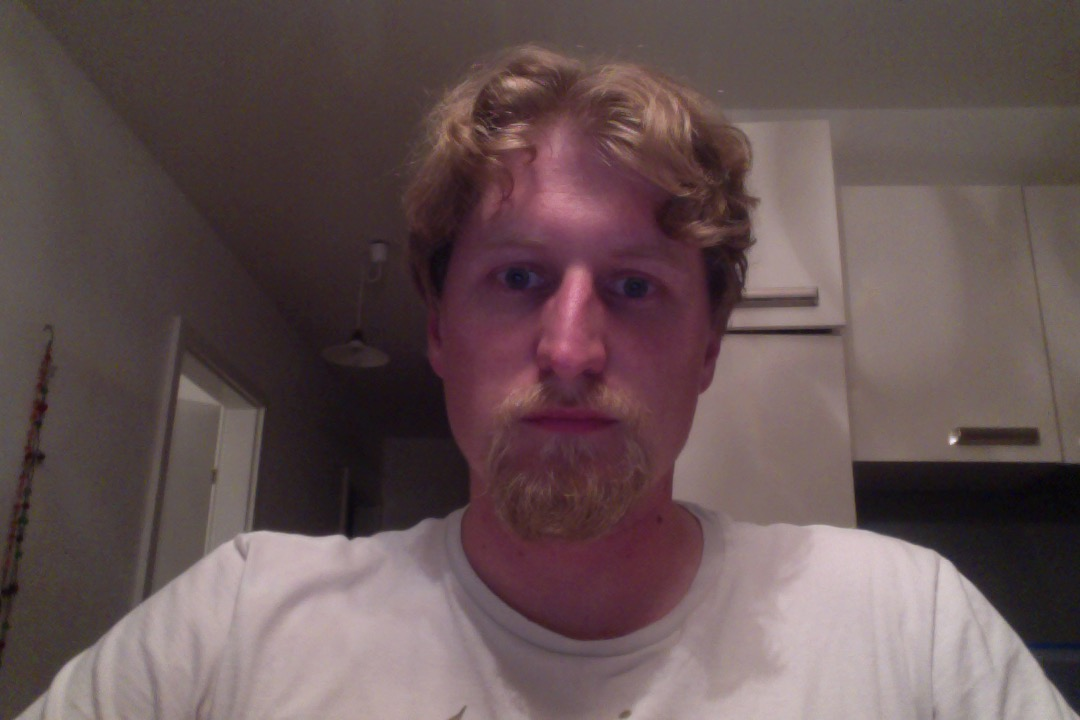
#> input picture tests/alberto.jpg, 1080 x 720 px, given in place of the camera
$ python stereo-test3.py
#> lines starting #> are read from the running program, lines starting #| are printed output that depends on the picture
import numpy as np
from sklearn.preprocessing import normalize
import cv2

capL = cv2.VideoCapture(1)
capR = cv2.VideoCapture(2)
ret, f = capL.read()
#> f is the input picture: shape (720, 1080, 3); mean B, G, R 83.5, 82.7, 101.2

#kernelsize = 7
#kernel = np.ones((kernelsize,kernelsize),np.float32)/(kernelsize*kernelsize)
avgL = np.float32(f)
avgR = np.float32(f)

medianblur_size = 5

while True:
    ret, imgL = capL.read()
    #imgL = cv2.fastNlMeansDenoisingColored(imgL,None,10,10,7,21)
    imgL = cv2.medianBlur(imgL,medianblur_size)

    cv2.accumulateWeighted(imgL,avgL,0.1)
    imgL = cv2.convertScaleAbs(avgL)
    imgL = cv2.cvtColor(imgL, cv2.COLOR_BGR2GRAY)
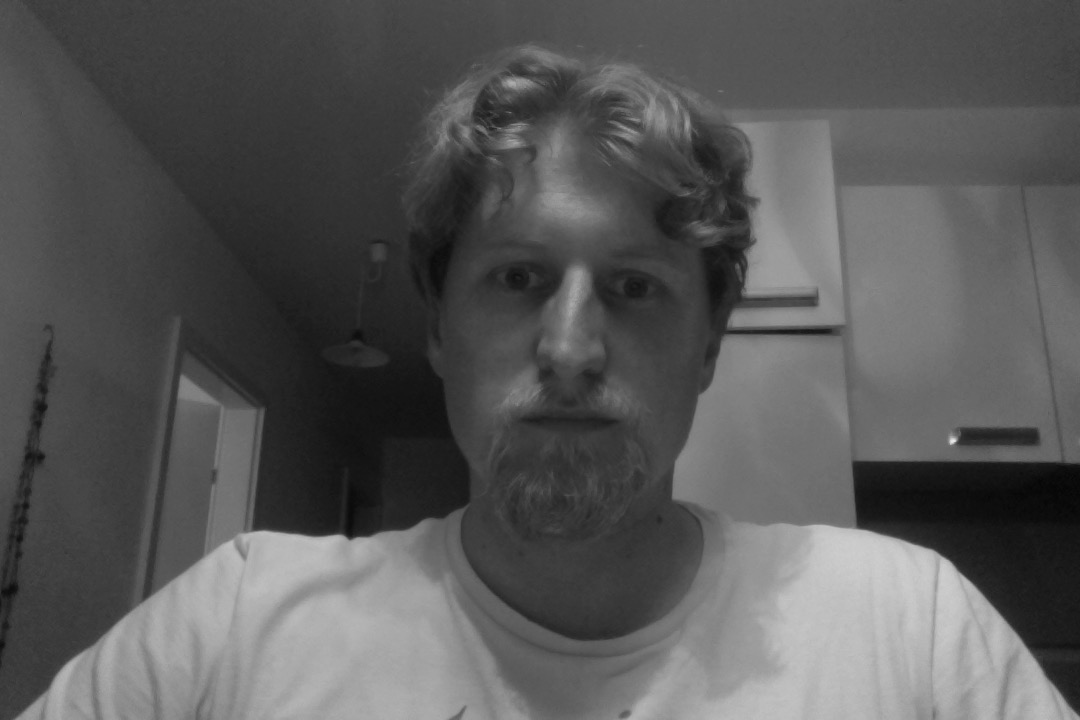
#> imgL: shape (720, 1080); min 5, max 233, mean 88.3
    #imgL = cv2.filter2D(imgL2,-1,kernel)

    ret, imgR = capR.read()
    #imgR = cv2.fastNlMeansDenoisingColored(imgR,None,10,10,7,21)
    imgR = cv2.medianBlur(imgR,medianblur_size)

    cv2.accumulateWeighted(imgR,avgR,0.1)
    imgR = cv2.convertScaleAbs(avgR)
    imgR = cv2.cvtColor(imgR, cv2.COLOR_BGR2GRAY)
    #imgR = cv2.filter2D(imgR2,-1,kernel)
    # SGBM Parameters -----------------
    window_size = 5                     # wsize default 3; 5; 7 for SGBM reduced size image; 15 for SGBM full size image (1300px and above); 5 Works nicely

    left_matcher = cv2.StereoSGBM_create(
        minDisparity=12,
        numDisparities=16*5,             # max_disp has to be dividable by 16 f. E. HH 192, 256
        blockSize=5,
        P1=8 * 3 * window_size ** 2,    # wsize default 3; 5; 7 for SGBM reduced size image; 15 for SGBM full size image (1300px and above); 5 Works nicely
        P2=32 * 3 * window_size ** 2,
        disp12MaxDiff=1,
        uniquenessRatio=15,
        speckleWindowSize=42,
        speckleRange=12,
        preFilterCap=63,
        mode=cv2.STEREO_SGBM_MODE_HH
    )

    right_matcher = cv2.ximgproc.createRightMatcher(left_matcher)

    # FILTER Parameters
    lmbda = 80000
    sigma = 1.2
    visual_multiplier = 1.0

    wls_filter = cv2.ximgproc.createDisparityWLSFilter(matcher_left=left_matcher)
    wls_filter.setLambda(lmbda)
    wls_filter.setSigmaColor(sigma)

    print('computing disparity...')
    displ = left_matcher.compute(imgL, imgR)  # .astype(np.float32)/16
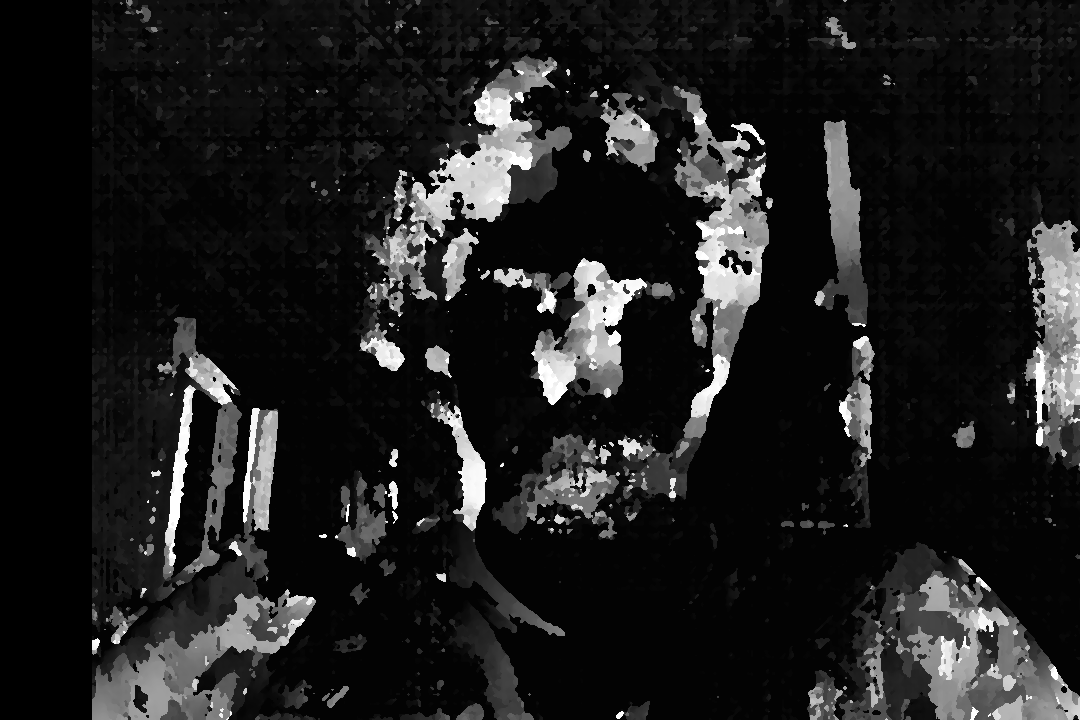
#> displ: shape (720, 1080) int16; min 176, max 1456, mean 330.1; drawn with min black and max white
    dispr = right_matcher.compute(imgR, imgL)  # .astype(np.float32)/16
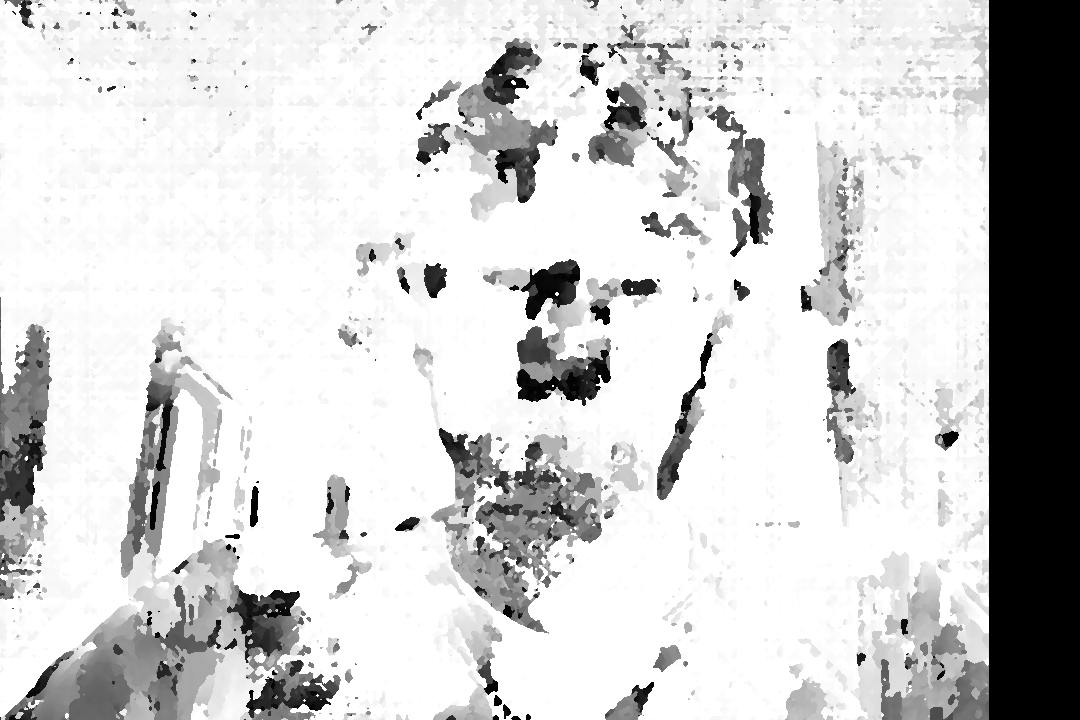
#> dispr: shape (720, 1080) int16; min -1472, max -192, mean -427.5; drawn with min black and max white
    displ = np.int16(displ)
    dispr = np.int16(dispr)
    filteredImg = wls_filter.filter(displ, imgL, None, dispr)  # important to put "imgL" here!!!
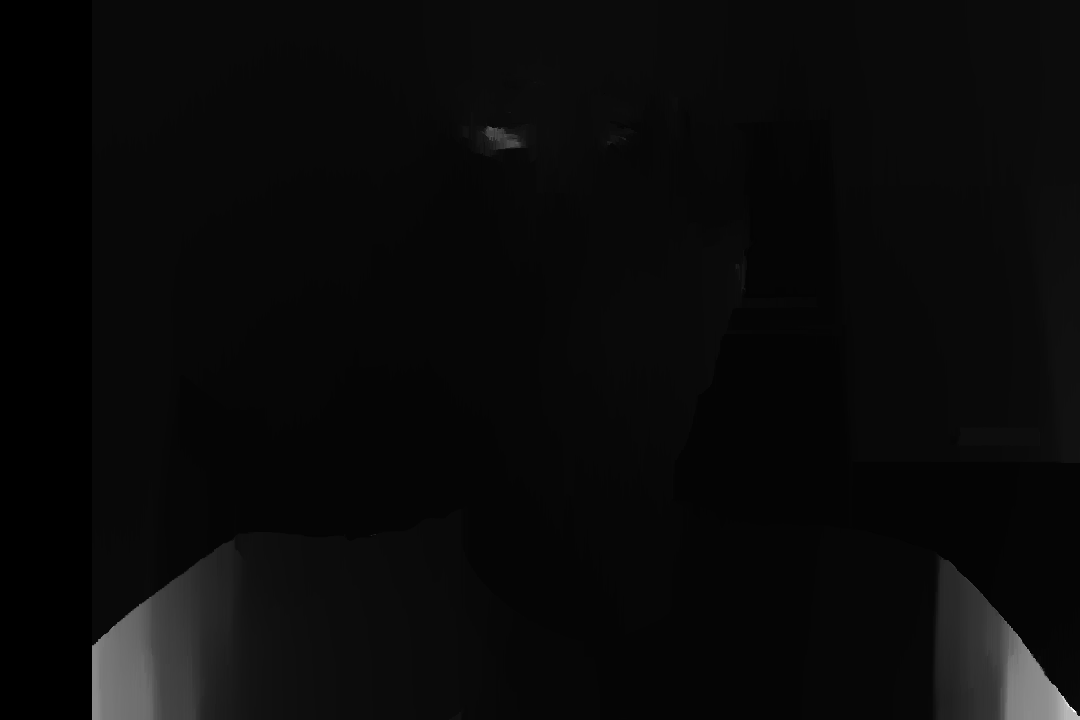
#> filteredImg: shape (720, 1080) int16; min 176, max 1216, mean 217.4; drawn with min black and max white

    filteredImg = cv2.normalize(src=filteredImg, dst=filteredImg, beta=0, alpha=255, norm_type=cv2.NORM_MINMAX);
    filteredImg = np.uint8(filteredImg)
    cv2.imshow('Disparity Map', filteredImg)
    cv2.waitKey(50)
cv2.destroyAllWindows()
